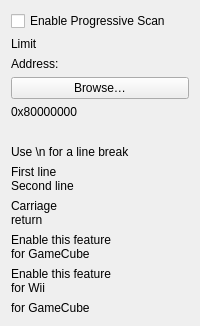
<?xml version="1.0" encoding="UTF-8"?>
<ui version="4.0">
 <class>UiStringFixture</class>
 <widget class="QWidget" name="UiStringFixture">
  <layout class="QVBoxLayout" name="layout">
   <item>
    <widget class="QCheckBox" name="plain">
     <property name="text">
      <string>Enable Progressive Scan</string>
     </property>
    </widget>
   </item>
   <item>
    <widget class="QLabel" name="disambiguated">
     <property name="text">
      <string comment="Refers to the speed limiter">Limit</string>
     </property>
    </widget>
   </item>
   <item>
    <widget class="QLabel" name="annotated">
     <property name="text">
      <string extracomment="A hexadecimal address, not a street address">Address:</string>
     </property>
    </widget>
   </item>
   <item>
    <widget class="QPushButton" name="nonascii">
     <property name="text">
      <string extracomment="Button to open a file browser">Browse…</string>
     </property>
    </widget>
   </item>
   <item>
    <widget class="QLabel" name="notr">
     <property name="text">
      <string notr="true" extracomment="Why this is not translated">0x80000000</string>
     </property>
    </widget>
   </item>
   <item>
    <widget class="QLabel" name="whitespace">
     <property name="text">
      <string extracomment="A placeholder filled in at runtime">   </string>
     </property>
    </widget>
   </item>
   <item>
    <widget class="QLabel" name="escape">
     <property name="text">
      <string extracomment="The two characters backslash and n, not a line break">Use \n for a line break</string>
     </property>
    </widget>
   </item>
   <item>
    <widget class="QLabel" name="multiline">
     <property name="text">
      <string extracomment="A label spanning two lines">First line
Second line</string>
     </property>
    </widget>
   </item>
   <item>
    <widget class="QLabel" name="numeric_cr">
     <property name="text">
      <string extracomment="A carriage return written as a numeric reference">Carriage&#13;return</string>
     </property>
    </widget>
   </item>
   <item>
    <widget class="QLabel" name="shared_first_gc">
     <property name="text">
      <string extracomment="The GameCube variant of a two-line label">Enable this feature
for GameCube</string>
     </property>
    </widget>
   </item>
   <item>
    <widget class="QLabel" name="shared_first_wii">
     <property name="text">
      <string extracomment="The Wii variant of a two-line label">Enable this feature
for Wii</string>
     </property>
    </widget>
   </item>
   <item>
    <widget class="QLabel" name="continuation_substring">
     <property name="text">
      <string extracomment="A short label whose whole text is another label's second line">for GameCube</string>
     </property>
    </widget>
   </item>
  </layout>
 </widget>
 <resources/>
 <connections/>
</ui>
